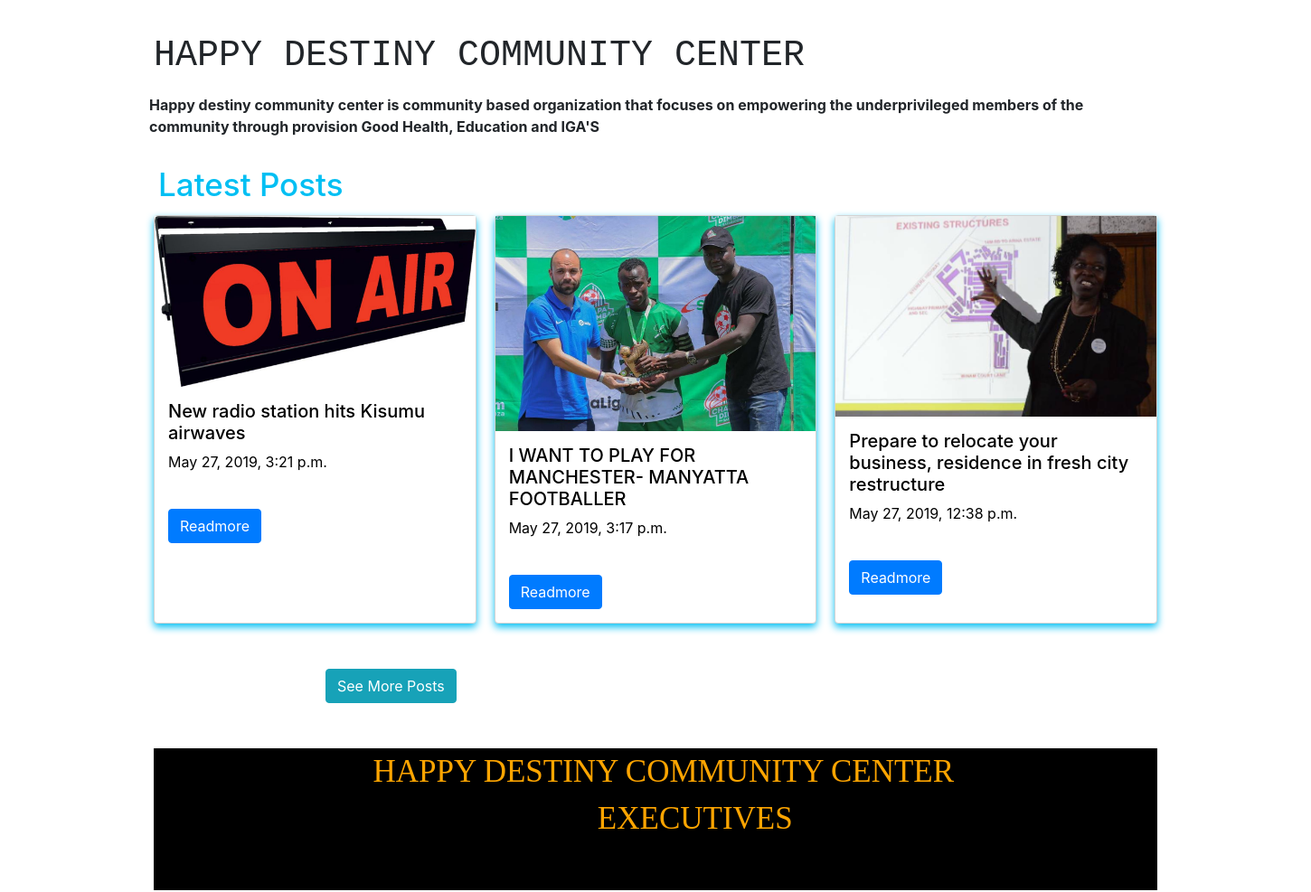
Before: / (middle part) with the older database file.
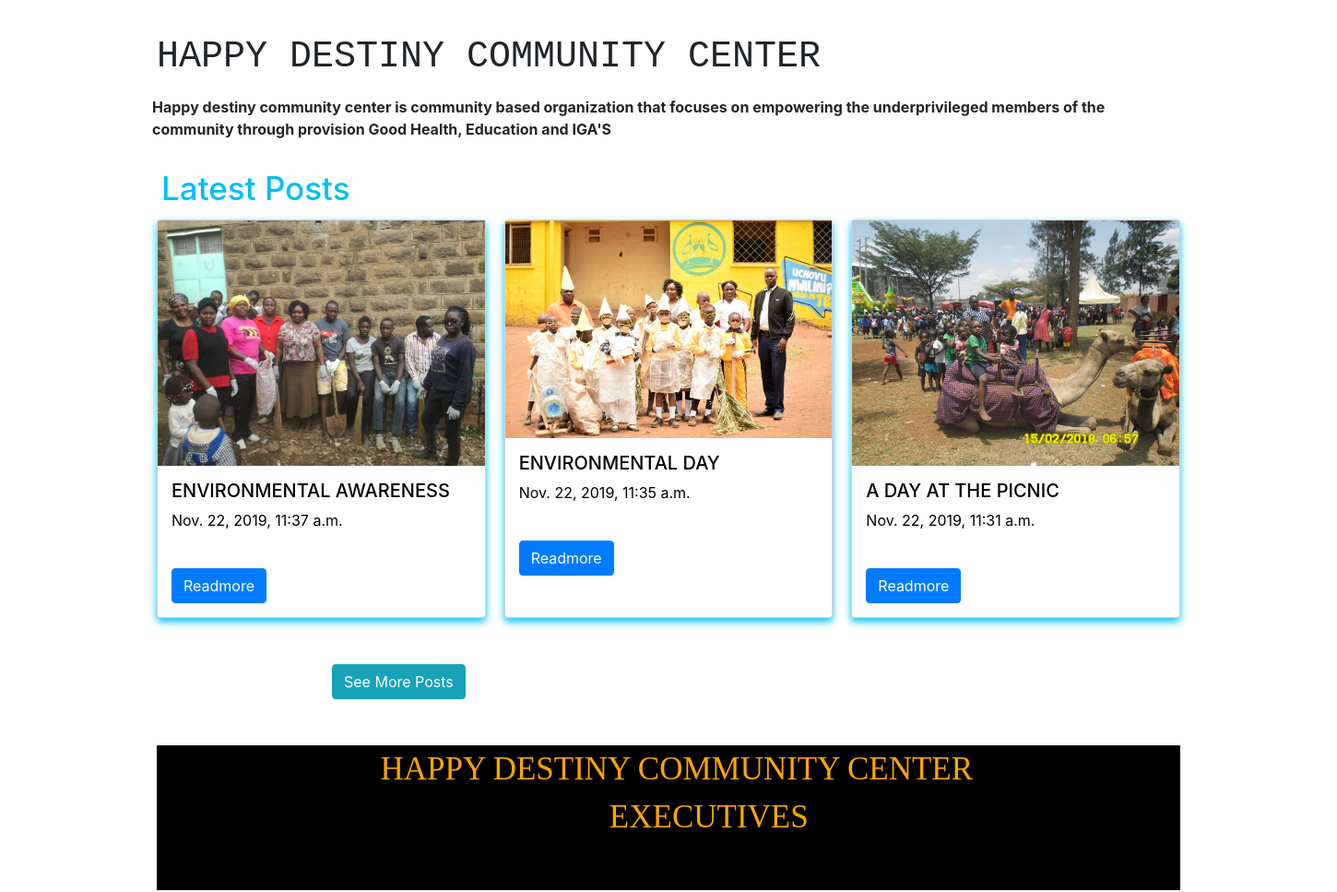
After: the same page with the newer database file.
### posts/models.py (models this page shows, shortened)
class Posts(models.Model):
  title = models.CharField(max_length=200)
  body = models.TextField()
  created_at = models.DateTimeField(default=datetime.now, blank=True)
  images = models.ImageField( upload_to='images/')
  author = models.CharField(max_length = 200, default='')
  class Meta:
    verbose_name_plural = "Posts"

### posts/views.py (the view)
# urls.py: url(r'^$', views.index, name='index'),
def index(request):
  posts = Posts.objects.all().order_by('-created_at')[:3]
  context = {
    'title': 'Latest Posts',
    'posts': posts
  }
  return render(request, 'posts/index.html', context)

### posts/templates/posts/index.html (shortened to what this page needs)
{% extends 'posts/layout.html' %}
{% load static %}
{% block content %}
  <body>
<div class="container" style="margin-top: 40px;font-family:'Courier New', Courier, monospace;">
    <h1>HAPPY DESTINY COMMUNITY CENTER</h1>
   </div>
<div class="container" style="padding: 10px;">
  <p><b>Happy destiny community center is community based organization
    that focuses on empowering the underprivileged members of the
     community through provision Good Health, Education and IGA'S </b></p>
</div>
<div class = "container" >
  <h4 style="color: #00BFF3; text-align: left;padding: 5px;">Latest Posts</h4>
</div>
<div class="container">
<div class ="grid-container" >
  {% for post in posts %}
<div class="card">
  <img src="{{ post.images.url }}" alt="{{ post.title }}" width="360" height="200">
  <div class="content">
    <h5 style="color: black;">{{post.title}}</h5>
    <p style="color:black">{{post.created_at}}</p>
    <br>
    <a href="/posts/details/{{post.id}}" class="btn btn-primary" role="button">Readmore</a>
    </div>
</div>
  {% endfor %}
  </div>
</div>
<div class = "container" style="padding:50px; margin-right:0px;">
    <a href="/posts/news" class="btn btn-info" role="button">See More Posts</a>
</div>
<div class="container">
<pre style="color: orange;background-color: black; text-align: center; font-size: 35px; font-family:'Times New Roman', Times, serif;">
  HAPPY DESTINY COMMUNITY CENTER
          EXECUTIVES
  </pre>
</div>
</body>
{% endblock %}

Changed rows visible on the page:
no longer on this page (row unchanged): Posts: images (picture), title "New radio station hits Kisumu airwaves", created_at "May 27, 2019, 3:21 p.m."
no longer on this page (row unchanged): Posts: images (picture), title "I WANT TO PLAY FOR MANCHESTER- MANYATTA FOOTBALLER", created_at "May 27, 2019, 3:17 p.m."
no longer on this page (row unchanged): Posts: images (picture), title "Prepare to relocate your business, residence in fresh city restructure", created_at "May 27, 2019, 12:38 p.m."
added Posts: images (picture), title "ENVIRONMENTAL AWARENESS", created_at "Nov. 22, 2019, 11:37 a.m."
added Posts: images (picture), title "ENVIRONMENTAL DAY", created_at "Nov. 22, 2019, 11:35 a.m."
added Posts: images (picture), title "A DAY AT THE PICNIC", created_at "Nov. 22, 2019, 11:31 a.m."
